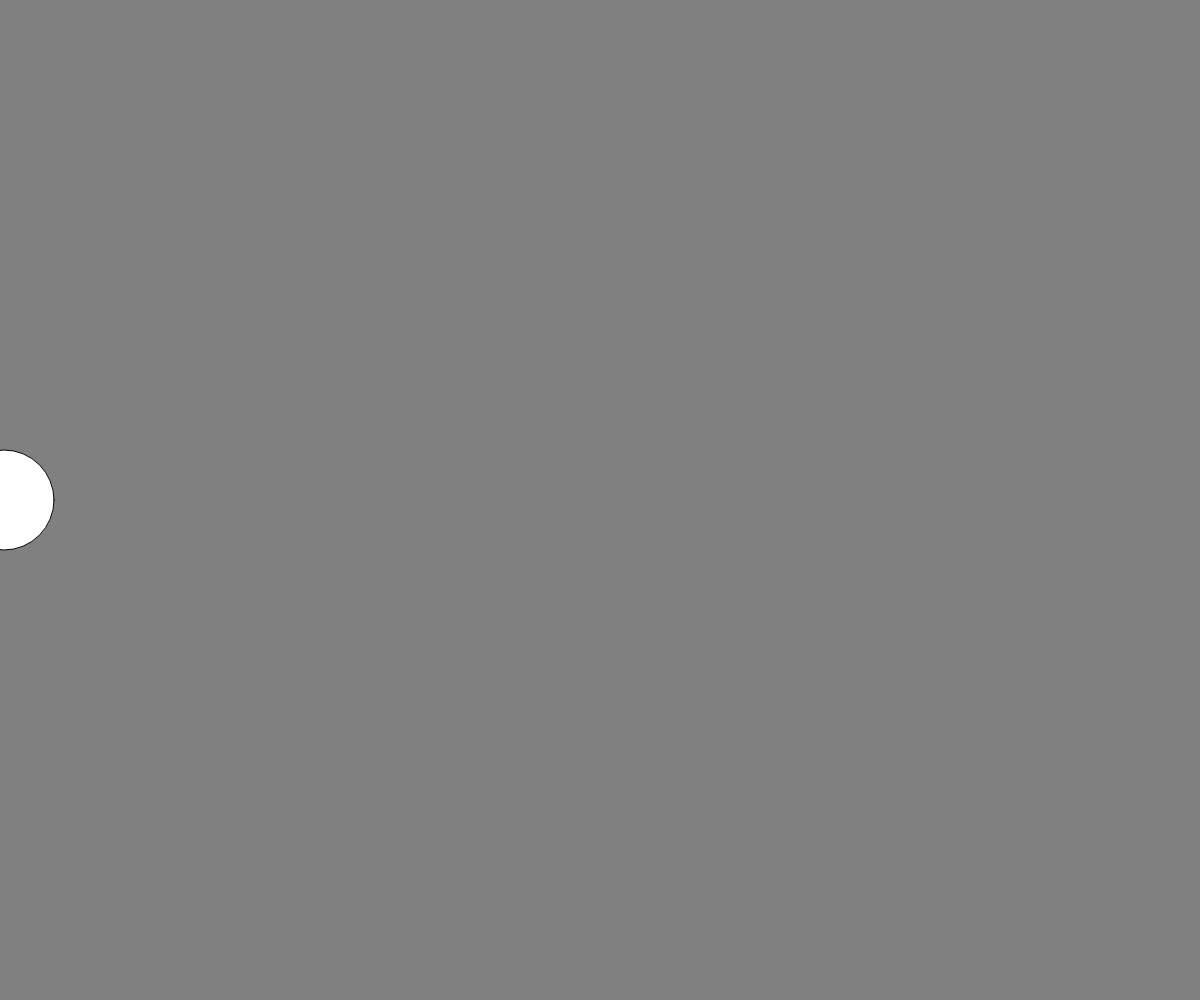
Frame 1 (no input)
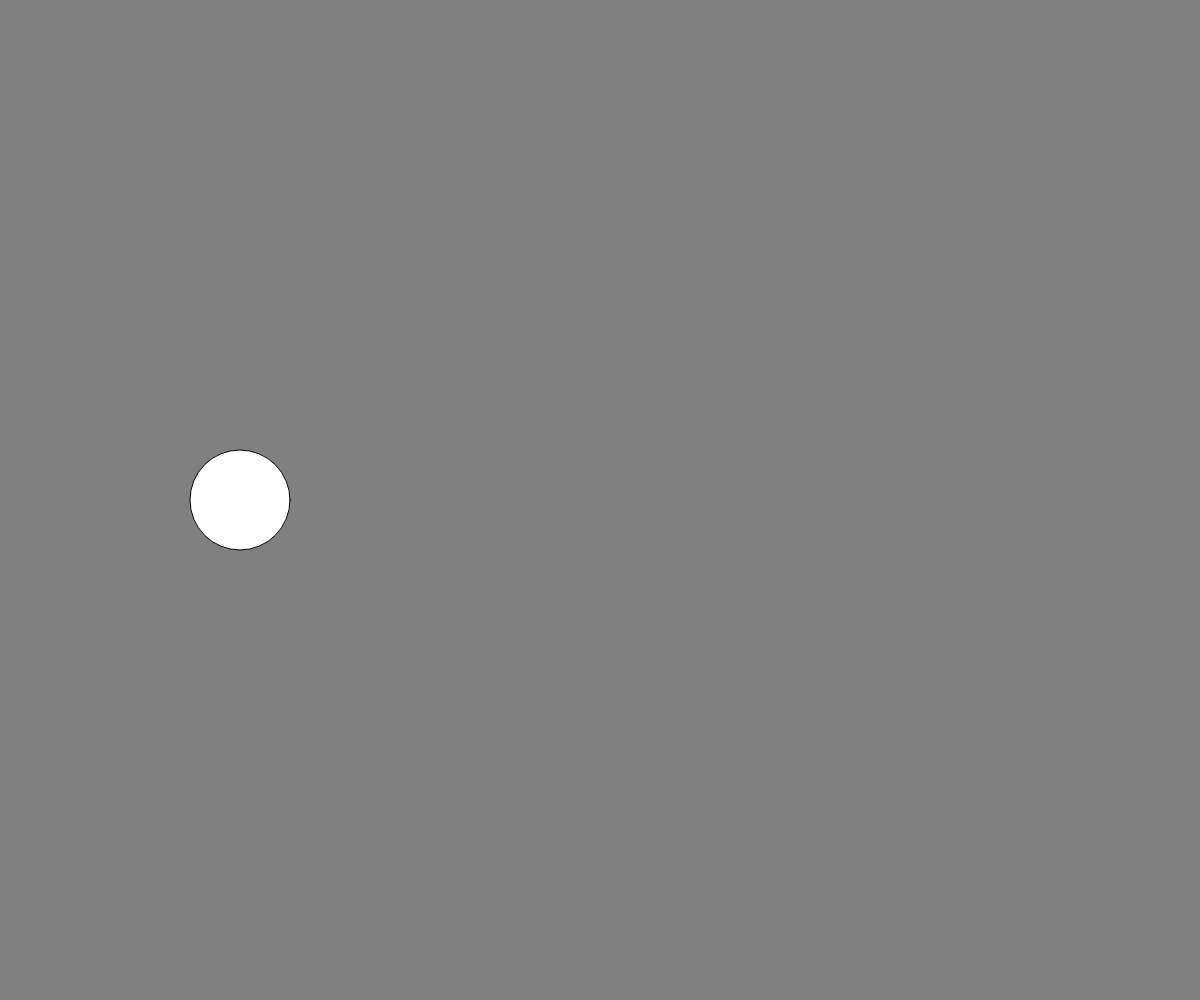
Frame 60 (no input)
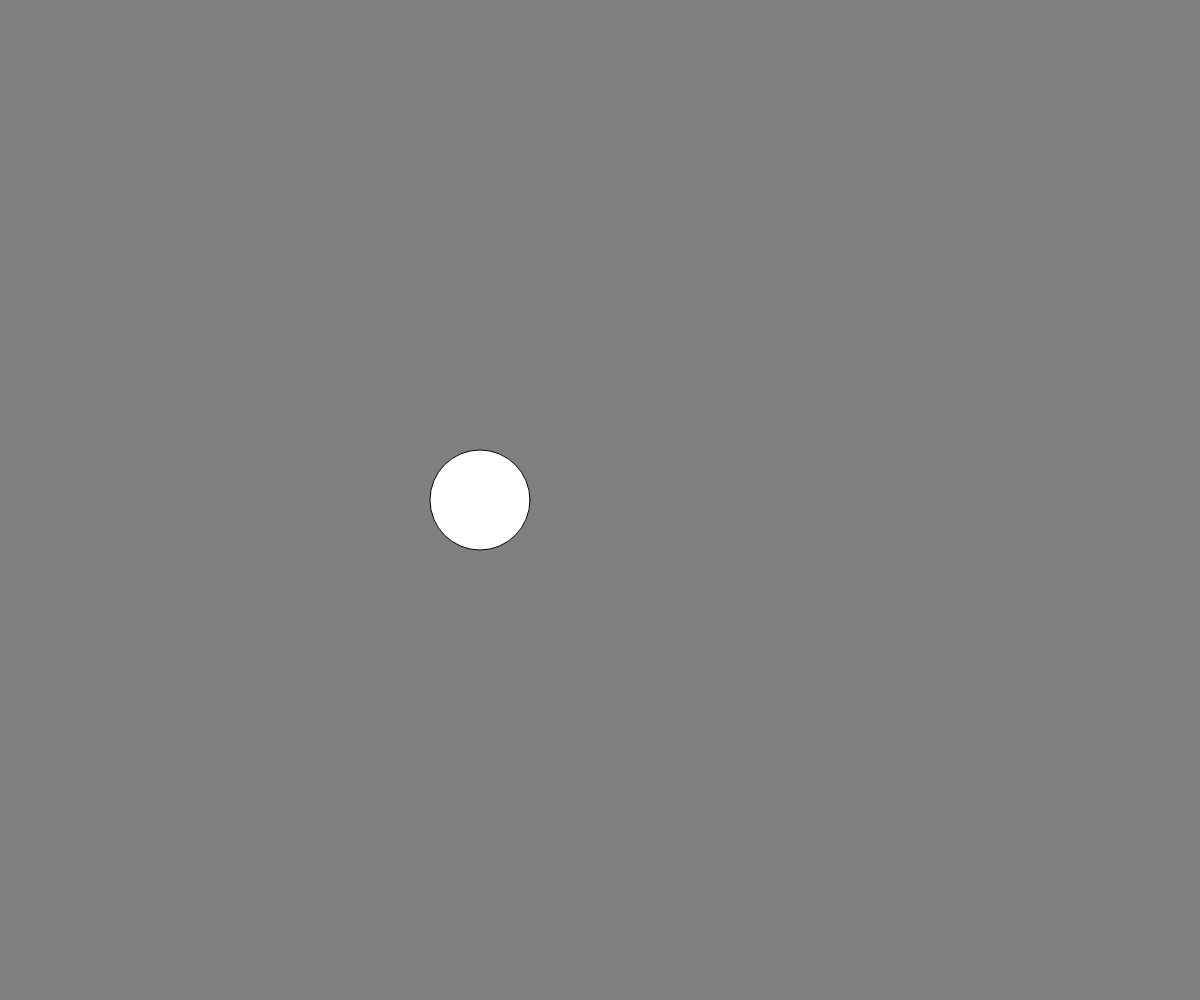
Frame 120 (the mouse pressed at the canvas centre since frame 60)

The p5.js sketch that drew these frames (run headless with seeded random() and noise() and a simulated clock; from frame 60 on, the mouse is pressed at the canvas centre):

// p5.js sketch
// ── sketch.js
// Global variables 
let x = 0;
let speed = 4; 

// ------------------------------------------------------------------
// Code placed in setup() will run once at the beginning
function setup() {
  // Create a new canvas to match the browser size
  createCanvas(windowWidth, windowHeight);
}

// ------------------------------------------------------------------
// On window resize, update the canvas size
function windowResized() {
  resizeCanvas(windowWidth, windowHeight);
}

// ------------------------------------------------------------------
// Main render loop - code placed in draw() will repeat over and over
function draw() {
  // Place your drawing code here
  background('gray');
  
  // basic motion equation 
  x = x + speed;  
   
  // turn around when we reach the right edge 
  // || --> OR 
  // && --> AND 
  
  if ( x >= width || x < 0 ) {
    // placing a 'minus' sign in front of a variable reverses it's sign 
    // ie: 
    // a positive becomes negative
    // a negative becomes positive (because of the double negative!)
    speed = -speed;     
  } 
  
  circle(x, height/2, 100);  
}
